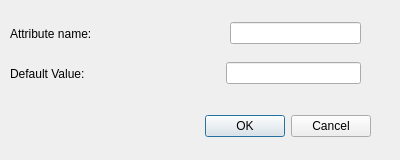
<?xml version="1.0" encoding="UTF-8"?>
<ui version="4.0">
 <class>addAttributeDialog</class>
 <widget class="QDialog" name="addAttributeDialog">
  <property name="geometry">
   <rect>
    <x>0</x>
    <y>0</y>
    <width>400</width>
    <height>160</height>
   </rect>
  </property>
  <property name="windowTitle">
   <string>Dialog</string>
  </property>
  <widget class="QDialogButtonBox" name="buttonBox">
   <property name="geometry">
    <rect>
     <x>30</x>
     <y>110</y>
     <width>341</width>
     <height>32</height>
    </rect>
   </property>
   <property name="orientation">
    <enum>Qt::Horizontal</enum>
   </property>
   <property name="standardButtons">
    <set>QDialogButtonBox::Cancel|QDialogButtonBox::Ok</set>
   </property>
  </widget>
  <widget class="QWidget" name="layoutWidget">
   <property name="geometry">
    <rect>
     <x>10</x>
     <y>20</y>
     <width>351</width>
     <height>27</height>
    </rect>
   </property>
   <layout class="QHBoxLayout" name="attributeLayout">
    <item>
     <widget class="QLabel" name="attributeText">
      <property name="text">
       <string>Attribute name:</string>
      </property>
     </widget>
    </item>
    <item>
     <spacer name="attributeSpacer">
      <property name="orientation">
       <enum>Qt::Horizontal</enum>
      </property>
      <property name="sizeHint" stdset="0">
       <size>
        <width>40</width>
        <height>20</height>
       </size>
      </property>
     </spacer>
    </item>
    <item>
     <widget class="QLineEdit" name="attributeLineEdit"/>
    </item>
   </layout>
  </widget>
  <widget class="QWidget" name="layoutWidget">
   <property name="geometry">
    <rect>
     <x>10</x>
     <y>60</y>
     <width>351</width>
     <height>27</height>
    </rect>
   </property>
   <layout class="QHBoxLayout" name="defaultValueLayout">
    <item>
     <widget class="QLabel" name="defaultValueText">
      <property name="text">
       <string>Default Value:</string>
      </property>
     </widget>
    </item>
    <item>
     <spacer name="defaultValueSpacer">
      <property name="orientation">
       <enum>Qt::Horizontal</enum>
      </property>
      <property name="sizeHint" stdset="0">
       <size>
        <width>40</width>
        <height>20</height>
       </size>
      </property>
     </spacer>
    </item>
    <item>
     <widget class="QLineEdit" name="defaultValueLineEdit"/>
    </item>
   </layout>
  </widget>
 </widget>
 <resources/>
 <connections>
  <connection>
   <sender>buttonBox</sender>
   <signal>accepted()</signal>
   <receiver>addAttributeDialog</receiver>
   <slot>accept()</slot>
   <hints>
    <hint type="sourcelabel">
     <x>248</x>
     <y>254</y>
    </hint>
    <hint type="destinationlabel">
     <x>157</x>
     <y>274</y>
    </hint>
   </hints>
  </connection>
  <connection>
   <sender>buttonBox</sender>
   <signal>rejected()</signal>
   <receiver>addAttributeDialog</receiver>
   <slot>reject()</slot>
   <hints>
    <hint type="sourcelabel">
     <x>316</x>
     <y>260</y>
    </hint>
    <hint type="destinationlabel">
     <x>286</x>
     <y>274</y>
    </hint>
   </hints>
  </connection>
 </connections>
</ui>
